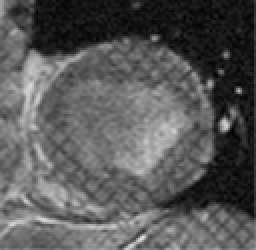
%> input picture LGD_source_code/2.bmp, 128 x 125 px (shown 2 times larger)
$ octave Demo_LGD_2.m   (GNU Octave 9; MATLAB toolbox functions it lacks are replaced by stand-ins)
%> lines starting %> are read from the running program, lines starting %| are printed output that depends on the picture
### LGD_source_code/evolution_LGD.m
% This is the evolution step for segmentation using local gaussian distribution (LGD)
% fitting energy
%
% Reference: <Li Wang, Lei He, Arabinda Mishra, Chunming Li.
% Active Contours Driven by Local Gaussian Distribution Fitting Energy.
% Signal Processing, 89(12), 2009,p. 2435-2447>
%
% Please DO NOT distribute this code to anybody.
% Copyright (c) by Li Wang
%
% Author:       Li Wang
% E-mail:       li_wang@med.unc.edu
% URL:          http://www.unc.edu/~liwa/
%
% 2010-01-02 PM

function [u ]= evolution_LGD(Img,u,epsilon,Ksigma,KONE,KI,KI2,mu,nu,lambda1,lambda2,timestep,alf)

u=NeumannBound(u);
K=curvature_central(u);
H=Heaviside(u,epsilon);
Delta = Dirac(u,epsilon);

KIH = imfilter((H.*Img),Ksigma,'replicate');
KH = imfilter(H,Ksigma,'replicate');
u1= KIH./(KH);
u2 = (KI - KIH)./(KONE - KH);

KI2H = imfilter(Img.^2.*H,Ksigma,'replicate');

sigma1 = (u1.^2.*KH - 2.*u1.*KIH + KI2H)./(KH);
sigma2 = (u2.^2.*KONE - u2.^2.*KH - 2.*u2.*KI + 2.*u2.*KIH + KI2 - KI2H)./(KONE-KH);

sigma1 = sigma1 + eps;
sigma2 = sigma2 + eps;


localForce = (lambda1 - lambda2).*KONE.*log(sqrt(2*pi)) ...
    + imfilter(lambda1.*log(sqrt(sigma1)) - lambda2.*log(sqrt(sigma2)) ...
    +lambda1.*u1.^2./(2.*sigma1) - lambda2.*u2.^2./(2.*sigma2) ,Ksigma,'replicate')...
    + Img.*imfilter(lambda2.*u2./sigma2 - lambda1.*u1./sigma1,Ksigma,'replicate')...
    + Img.^2.*imfilter(lambda1.*1./(2.*sigma1) - lambda2.*1./(2.*sigma2) ,Ksigma,'replicate');

A = -alf.*Delta.*localForce;%data force
P=mu*(4*del2(u) - K);% level set regularization term, please refer to "Chunming Li and et al. Level Set Evolution Without Re-initialization: A New Variational Formulation, CVPR 2005"
L=nu.*Delta.*K;%length term
u = u+timestep*(L+P+A);

return;


function g = NeumannBound(f)
[nrow,ncol] = size(f);
g = f;
g([1 nrow],[1 ncol]) = g([3 nrow-2],[3 ncol-2]);
g([1 nrow],2:end-1) = g([3 nrow-2],2:end-1);
g(2:end-1,[1 ncol]) = g(2:end-1,[3 ncol-2]);


function K = curvature_central(u);
[bdx,bdy]=gradient(u);
mag_bg=sqrt(bdx.^2+bdy.^2)+1e-10;
nx=bdx./mag_bg;
ny=bdy./mag_bg;
[nxx,nxy]=gradient(nx);
[nyx,nyy]=gradient(ny);
K=nxx+nyy;


function h = Heaviside(x,epsilon)
h=0.5*(1+(2/pi)*atan(x./epsilon));

function f = Dirac(x, epsilon)
f=(epsilon/pi)./(epsilon^2.+x.^2);

### LGD_source_code/Demo_LGD_2.m
% This is a demo for segmentation using local gaussian distribution (LGD)
% fitting energy
%
% Reference: <Li Wang, Lei He, Arabinda Mishra, Chunming Li.
% Active Contours Driven by Local Gaussian Distribution Fitting Energy.
% Signal Processing, 89(12), 2009,p. 2435-2447>
%
% Please DO NOT distribute this code to anybody.
% Copyright (c) by Li Wang
%
% Author:       Li Wang
% E-mail:       li_wang@med.unc.edu
% URL:          http://www.unc.edu/~liwa/
%
% 2010-01-02 PM


clc;clear all;close all;

Img=imread('2.bmp');
%> Img is the input picture: size 125x128x3 uint8; min 1, max 224, mean 88.1
Img = double(Img(:,:,1));
%> Img: size 125x128 double

NumIter = 1000; %iterations
timestep=0.1; %time step
mu=0.1/timestep;% level set regularization term, please refer to "Chunming Li and et al. Level Set Evolution Without Re-initialization: A New Variational Formulation, CVPR 2005"
sigma = 5;%size of kernel
epsilon = 1;
c0 = 2; % the constant value
lambda1=1.05;%outer weight, please refer to "Chunming Li and et al,  Minimization of Region-Scalable Fitting Energy for Image Segmentation, IEEE Trans. Image Processing, vol. 17 (10), pp. 1940-1949, 2008"
lambda2=1.0;%inner weight
%if lambda1>lambda2; tend to inflate
%if lambda1<lambda2; tend to deflate
nu = 0.001*255*255;%length term
alf = 20;%data term weight


figure,imagesc(uint8(Img),[0 255]),colormap(gray),axis off;axis equal
[Height Wide] = size(Img);
%> Height = 125; Wide = 128
[xx yy] = meshgrid(1:Wide,1:Height);
phi = (sqrt(((xx - 64).^2 + (yy - 65).^2 )) - 17);
phi = sign(phi).*c0;


Ksigma=fspecial('gaussian',round(2*sigma)*2 + 1,sigma); %  kernel
ONE=ones(size(Img));
KONE = imfilter(ONE,Ksigma,'replicate');
KI = imfilter(Img,Ksigma,'replicate');
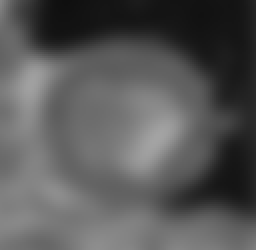
%> KI: size 125x128 double (shown 2 times larger); min 15.6, max 163.9, mean 88.6
KI2 = imfilter(Img.^2,Ksigma,'replicate');
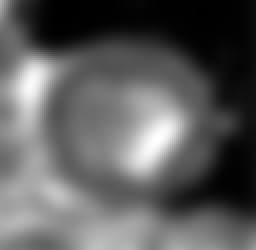
%> KI2: size 125x128 double (shown 2 times larger); min 277.3, max 27161.7, mean 10146.1; drawn with min black and max white

figure,imagesc(uint8(Img),[0 255]),colormap(gray),axis off;axis equal,
hold on,[c,h] = contour(phi,[0 0],'r','linewidth',1); hold off
%> after `[c,h] = contour(phi,[0 0],'r','linewidth',1)`: h = -79.88
pause(0.5)

tic
%> (the run ends here)
